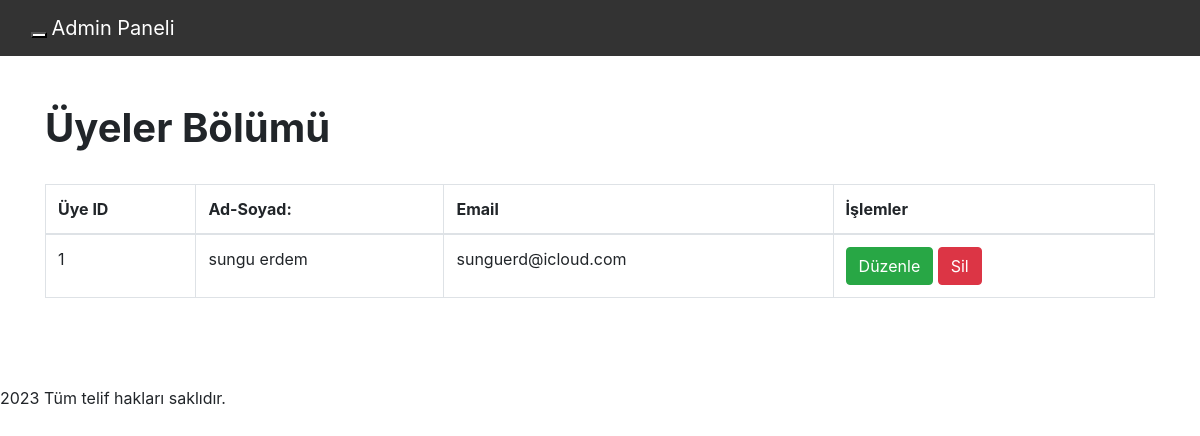
/admin/uyeler, run on the app's committed database.
### tables this page shows
CREATE TABLE "kullanici" (
    "id" INTEGER,
    "sifre" TEXT NOT NULL,
    "adsoyad" TEXT NOT NULL,
    "tc_kimlik" INTEGER NOT NULL,
    "eposta" TEXT NOT NULL,
    "telefon" INTEGER NOT NULL,
    PRIMARY KEY ("id" AUTOINCREMENT)
);

### dashboard.py (the view)
@app.route("/admin/uyeler", methods=['GET'])
def uyeler():
    users = get_users()
    return render_template('/admin/uyeler.html', users=users)

### dashboard.py (called while the page is built)
def create_connection():
    conn = sqlite3.connect('deneme2.db')
    return conn

def get_users():
    conn = create_connection()
    cursor = conn.cursor()
    cursor.execute("SELECT * FROM kullanici")
    users = cursor.fetchall()
    conn.close()
    return users

### templates/admin/uyeler.html (shortened to what this page needs)
<!DOCTYPE html>
<html lang="tr">
<head>
    <link href="https://maxcdn.bootstrapcdn.com/bootstrap/4.5.2/css/bootstrap.min.css" rel="stylesheet">
</head>
<body>
    <nav class="navbar navbar-default" style="background-color: #333; border-color: #444; color: #fff;">
        <div class="container-fluid">
            <div class="navbar-header">
                <button type="button" class="navbar-toggle" data-toggle="collapse" data-target="#myNavbar" style="background-color: #fff;">
                </button>
                <a class="navbar-brand" href="#" style="color: #fff;">Admin Paneli</a>
            </div>
        </div>
    </nav>
    <br>
    <br>
    <div class="container">
        <h1><b>Üyeler Bölümü</b></h1>
        <br>
        <div class="table-responsive">
            <table class="table table-bordered">
                <thead>
                    <tr>
                        <th>Üye ID</th>
                        <th>Ad-Soyad:</th>
                        <th>Email</th>
                        <th>İşlemler</th>
                    </tr>
                </thead>
                <tbody>
                    {% for user in users %}
                        <tr>
                            <td>{{ user[0] }}</td>
                            <td>{{ user[2] }}</td>
                            <td>{{ user[4] }}</td>
                            <td>
                                <a href="{{ url_for('edit_member', user_id=user[0]) }}" class="btn btn-success">Düzenle</a>
                                <a href="{{ url_for('delete_member', user_id=user[0]) }}" class="btn btn-danger" onclick="return confirm('Bu üyeyi silmek istediğinizden emin misiniz?')">Sil</a>
                             </td>
                        </tr>
                    {% endfor %}
                </tbody>
            </table>
        </div>
        <br>
    </div>
    <br>
    <br>
    <div class="footer">
        2023 Tüm telif hakları saklıdır.
    </div>
</body>
</html>

### data on the page
kullanici: id "1", adsoyad "sungu erdem", eposta "sunguerd@icloud.com"
